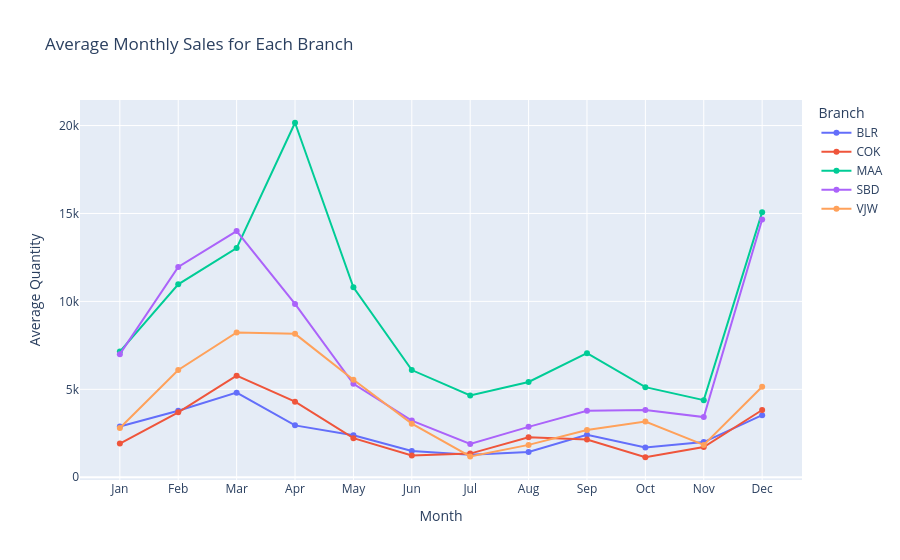

The notebook cell this image was saved under:
### Code cell
import pandas as pd

# Ensure Year and Month columns are present
qty_grouped['Year'] = qty_grouped['Date'].str[:4].astype(int)
qty_grouped['Month'] = qty_grouped['Date'].str[5:7].astype(int)

# Group by Branch and Month, then calculate average quantity for each month over all available years (for each branch)
monthly_branch_avg = qty_grouped.groupby(['Branch', 'Month'])['Qty'].mean().reset_index()

# Convert month number to month name for nicer plotting (optional)
import calendar
monthly_branch_avg['MonthName'] = monthly_branch_avg['Month'].apply(lambda x: calendar.month_abbr[x])

import plotly.express as px
fig = px.line(
    monthly_branch_avg,
    x='MonthName',
    y='Qty',
    color='Branch',
    markers=True,
    labels={'MonthName': 'Month', 'Qty': 'Average Quantity', 'Branch': 'Branch'},
    title='Average Monthly Sales for Each Branch'
)
fig.update_xaxes(categoryorder='array', categoryarray=[calendar.month_abbr[m] for m in range(1,13)])
fig.show()

### Figure 1 — Plotly figure (JSON) as saved in the notebook; plotly's stock layout.template omitted (floating-point values rounded to 4 significant figures)
{"data": [{"hovertemplate": "Branch=BLR<br>Month=%{x}<br>Average Quantity=%{y}<extra></extra>", "legendgroup": "BLR", "line": {"color": "#636efa", "dash": "solid"}, "marker": {"symbol": "circle"}, "mode": "lines+markers", "name": "BLR", "orientation": "v", "showlegend": true, "type": "scatter", "x": ["Jan", "Feb", "Mar", "Apr", "May", "Jun", "Jul", "Aug", "Sep", "Oct", "Nov", "Dec"], "xaxis": "x", "y": [2887.0, 3785.0, 4813.0, 2951.0, 2386.0, 1490.0, 1274.0, 1437.0, 2414.0, 1691.0, 2001.0, 3533.0], "yaxis": "y"}, {"hovertemplate": "Branch=COK<br>Month=%{x}<br>Average Quantity=%{y}<extra></extra>", "legendgroup": "COK", "line": {"color": "#EF553B", "dash": "solid"}, "marker": {"symbol": "circle"}, "mode": "lines+markers", "name": "COK", "orientation": "v", "showlegend": true, "type": "scatter", "x": ["Jan", "Feb", "Mar", "Apr", "May", "Jun", "Jul", "Aug", "Sep", "Oct", "Nov", "Dec"], "xaxis": "x", "y": [1916.0, 3693.0, 5777.0, 4299.0, 2223.0, 1233.0, 1345.0, 2270.0, 2149.0, 1138.0, 1722.0, 3824.0], "yaxis": "y"}, {"hovertemplate": "Branch=MAA<br>Month=%{x}<br>Average Quantity=%{y}<extra></extra>", "legendgroup": "MAA", "line": {"color": "#00cc96", "dash": "solid"}, "marker": {"symbol": "circle"}, "mode": "lines+markers", "name": "MAA", "orientation": "v", "showlegend": true, "type": "scatter", "x": ["Jan", "Feb", "Mar", "Apr", "May", "Jun", "Jul", "Aug", "Sep", "Oct", "Nov", "Dec"], "xaxis": "x", "y": [7148.0, 10970.0, 13030.0, 20160.0, 10810.0, 6096.0, 4647.0, 5416.0, 7055.0, 5123.0, 4385.0, 15070.0], "yaxis": "y"}, {"hovertemplate": "Branch=SBD<br>Month=%{x}<br>Average Quantity=%{y}<extra></extra>", "legendgroup": "SBD", "line": {"color": "#ab63fa", "dash": "solid"}, "marker": {"symbol": "circle"}, "mode": "lines+markers", "name": "SBD", "orientation": "v", "showlegend": true, "type": "scatter", "x": ["Jan", "Feb", "Mar", "Apr", "May", "Jun", "Jul", "Aug", "Sep", "Oct", "Nov", "Dec"], "xaxis": "x", "y": [7001.0, 11960.0, 14000.0, 9855.0, 5318.0, 3223.0, 1896.0, 2866.0, 3780.0, 3831.0, 3424.0, 14650.0], "yaxis": "y"}, {"hovertemplate": "Branch=VJW<br>Month=%{x}<br>Average Quantity=%{y}<extra></extra>", "legendgroup": "VJW", "line": {"color": "#FFA15A", "dash": "solid"}, "marker": {"symbol": "circle"}, "mode": "lines+markers", "name": "VJW", "orientation": "v", "showlegend": true, "type": "scatter", "x": ["Jan", "Feb", "Mar", "Apr", "May", "Jun", "Jul", "Aug", "Sep", "Oct", "Nov", "Dec"], "xaxis": "x", "y": [2797.0, 6100.0, 8238.0, 8155.0, 5544.0, 3049.0, 1187.0, 1841.0, 2685.0, 3167.0, 1839.0, 5149.0], "yaxis": "y"}], "layout": {"legend": {"title": {"text": "Branch"}, "tracegroupgap": 0}, "title": {"text": "Average Monthly Sales for Each Branch"}, "xaxis": {"anchor": "y", "categoryarray": ["Jan", "Feb", "Mar", "Apr", "May", "Jun", "Jul", "Aug", "Sep", "Oct", "Nov", "Dec"], "categoryorder": "array", "domain": [0, 1], "title": {"text": "Month"}}, "yaxis": {"anchor": "x", "domain": [0, 1], "title": {"text": "Average Quantity"}}}}
